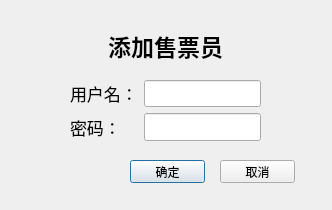
<?xml version="1.0" encoding="UTF-8"?>
<ui version="4.0">
 <class>Addconductor</class>
 <widget class="QDialog" name="Addconductor">
  <property name="geometry">
   <rect>
    <x>0</x>
    <y>0</y>
    <width>332</width>
    <height>210</height>
   </rect>
  </property>
  <property name="windowTitle">
   <string>添加售票员</string>
  </property>
  <widget class="QWidget" name="formLayoutWidget">
   <property name="geometry">
    <rect>
     <x>70</x>
     <y>80</y>
     <width>191</width>
     <height>61</height>
    </rect>
   </property>
   <property name="font">
    <font>
     <pointsize>13</pointsize>
    </font>
   </property>
   <layout class="QFormLayout" name="formLayout">
    <item row="0" column="0">
     <widget class="QLabel" name="Label">
      <property name="font">
       <font>
        <pointsize>13</pointsize>
       </font>
      </property>
      <property name="text">
       <string>用户名：</string>
      </property>
     </widget>
    </item>
    <item row="0" column="1">
     <widget class="QLineEdit" name="LineEdit">
      <property name="font">
       <font>
        <pointsize>13</pointsize>
       </font>
      </property>
     </widget>
    </item>
    <item row="1" column="0">
     <widget class="QLabel" name="Label_2">
      <property name="font">
       <font>
        <pointsize>13</pointsize>
       </font>
      </property>
      <property name="text">
       <string>密码：</string>
      </property>
     </widget>
    </item>
    <item row="1" column="1">
     <widget class="QLineEdit" name="LineEdit_2">
      <property name="font">
       <font>
        <pointsize>13</pointsize>
       </font>
      </property>
      <property name="echoMode">
       <enum>QLineEdit::Password</enum>
      </property>
     </widget>
    </item>
   </layout>
  </widget>
  <widget class="QLabel" name="label">
   <property name="geometry">
    <rect>
     <x>0</x>
     <y>30</y>
     <width>331</width>
     <height>31</height>
    </rect>
   </property>
   <property name="font">
    <font>
     <pointsize>17</pointsize>
     <weight>75</weight>
     <bold>true</bold>
    </font>
   </property>
   <property name="text">
    <string>添加售票员</string>
   </property>
   <property name="alignment">
    <set>Qt::AlignCenter</set>
   </property>
  </widget>
  <widget class="QPushButton" name="pushButton">
   <property name="geometry">
    <rect>
     <x>130</x>
     <y>160</y>
     <width>75</width>
     <height>23</height>
    </rect>
   </property>
   <property name="text">
    <string>确定</string>
   </property>
  </widget>
  <widget class="QPushButton" name="pushButton_2">
   <property name="geometry">
    <rect>
     <x>220</x>
     <y>160</y>
     <width>75</width>
     <height>23</height>
    </rect>
   </property>
   <property name="text">
    <string>取消</string>
   </property>
  </widget>
 </widget>
 <resources/>
 <connections>
  <connection>
   <sender>pushButton_2</sender>
   <signal>clicked()</signal>
   <receiver>Addconductor</receiver>
   <slot>close()</slot>
   <hints>
    <hint type="sourcelabel">
     <x>322</x>
     <y>226</y>
    </hint>
    <hint type="destinationlabel">
     <x>349</x>
     <y>145</y>
    </hint>
   </hints>
  </connection>
 </connections>
</ui>
